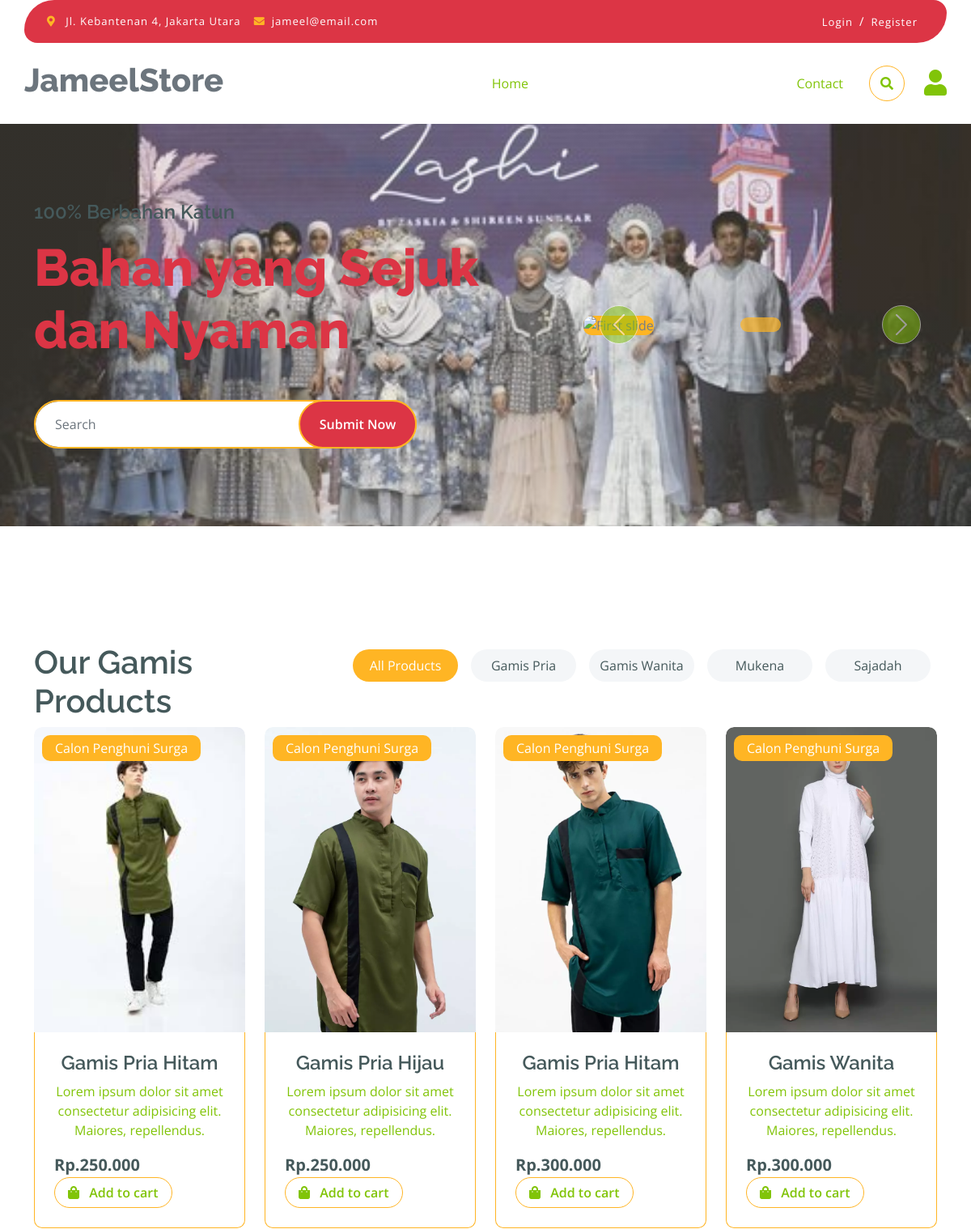
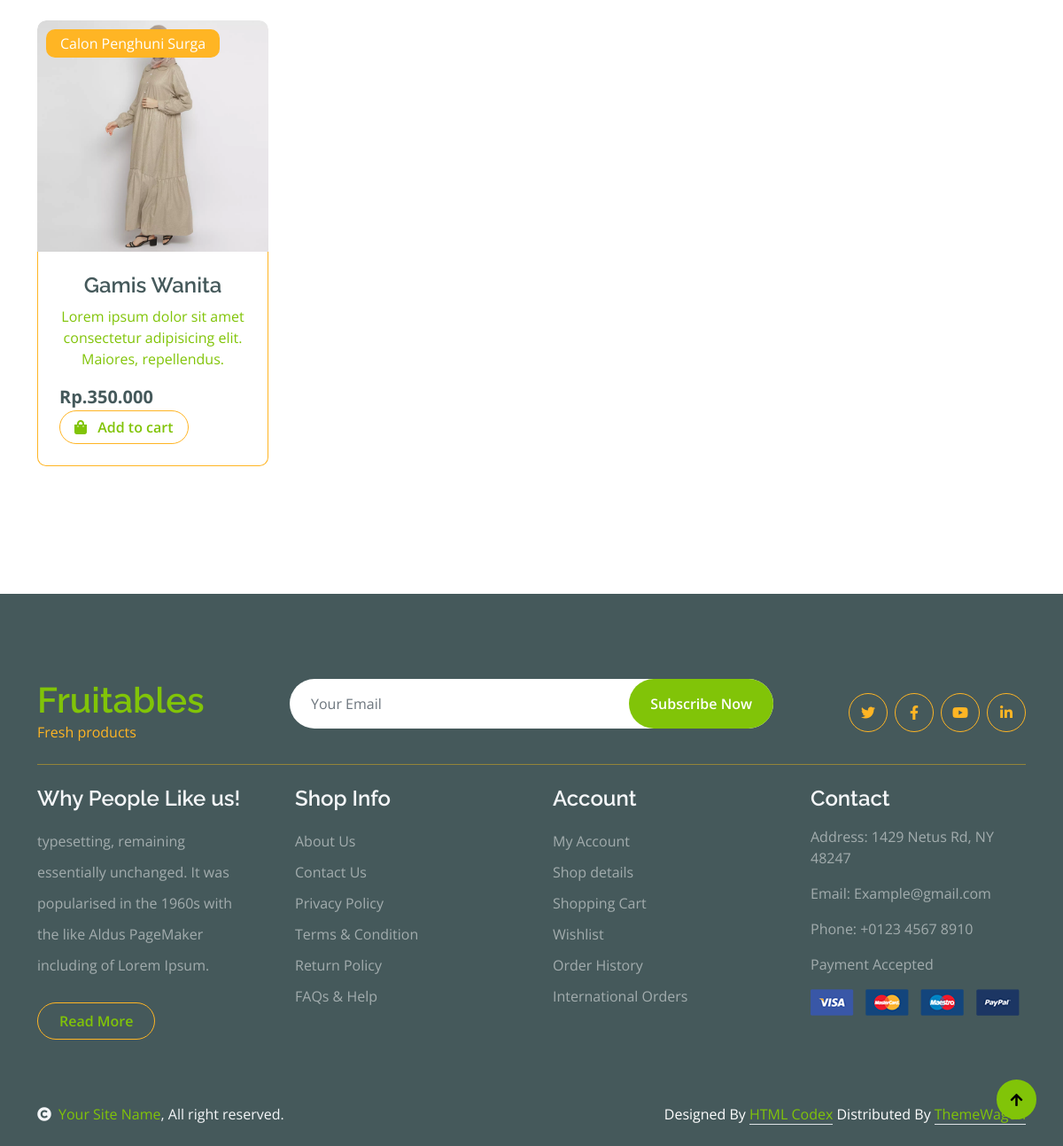
/home/, run on the app's committed database (2 pictures, top to bottom).
### olshop/models.py (models this page shows)
class Products (models.Model):
    product_name = models.CharField(max_length=200)
    supplier_id = models.IntegerField()
    category_id = models.IntegerField()
    unit = models.CharField(max_length=200)
    price = models.DecimalField(max_digits=15, decimal_places=3)
    photo = models.ImageField(upload_to='images')
    description = models.TextField ()
    def image_tag(self):
        return mark_safe('<img src="%s" width="100px" height="100px" />'%(self.photo.url))
    image_tag.short_description = 'Image'

### olshop/views.py (the view)
# urls.py: path('home/', views.landing, name='home'),
def landing(request):
    context ={}
    context["dataset"] = Products.objects.all()
    return render(request, "index.html", context)

### olshop/templates/index.html
{% include "header.html" %}
{% include "navbar.html" %}
{% include "carousel.html" %}
{% include "product_catalog.html" %}
{% include "footer.html" %}

### olshop/templates/product_catalog.html
{% load static %}
<div class="container-fluid fruite py-5">
    <div class="container py-5">
        <div class="tab-class text-center">
            <div class="row g-4">
                <div class="col-lg-4 text-start">
                    <h1>Our Gamis Products</h1>
                </div>
                <div class="col-lg-8 text-end">
                    <ul class="nav nav-pills d-inline-flex text-center mb-5">
                        <li class="nav-item">
                            <a class="d-flex m-2 py-2 bg-light rounded-pill active" data-bs-toggle="pill" href="#tab-1">
                                <span class="text-dark" style="width: 130px;">All Products</span>
                            </a>
                        </li>
                        <li class="nav-item">
                            <a class="d-flex py-2 m-2 bg-light rounded-pill" data-bs-toggle="pill" href="#tab-2">
                                <span class="text-dark" style="width: 130px;">Gamis Pria</span>
                            </a>
                        </li>
                        <li class="nav-item">
                            <a class="d-flex m-2 py-2 bg-light rounded-pill" data-bs-toggle="pill" href="#tab-3">
                                <span class="text-dark" style="width: 130px;">Gamis Wanita</span>
                            </a>
                        </li>
                        <li class="nav-item">
                            <a class="d-flex m-2 py-2 bg-light rounded-pill" data-bs-toggle="pill" href="#tab-4">
                                <span class="text-dark" style="width: 130px;">Mukena</span>
                            </a>
                        </li>
                        <li class="nav-item">
                            <a class="d-flex m-2 py-2 bg-light rounded-pill" data-bs-toggle="pill" href="#tab-5">
                                <span class="text-dark" style="width: 130px;">Sajadah</span>
                            </a>
                        </li>
                    </ul>
                </div>
            </div>
            <div class="tab-content">
                <div id="tab-1" class="tab-pane fade show p-0 active">
                    <div class="row g-4">
                        <div class="col-lg-12">
                            <div class="row g-4">
                                {% for i in dataset %}
                                <div class="col-md-6 col-lg-4 col-xl-3">
                                    <div class="rounded position-relative fruite-item">
                                        <div class="fruite-img">
                                            <img src="{{i.photo.url}}" class="img-fluid w-100 rounded-top" alt="">
                                        </div>
                                        <div class="text-white bg-secondary px-3 py-1 rounded position-absolute" style="top: 10px; left: 10px;">Calon Penghuni Surga</div>
                                        <div class="p-4 border border-secondary border-top-0 rounded-bottom">
                                            <a href="{% url 'detail_view' id=i.pk %}">
                                            <h4>{{i.product_name}}</h4>
                                            <p>Lorem ipsum dolor sit amet consectetur adipisicing elit. Maiores, repellendus.</p>
                                            <div class="d-flex justify-content-between flex-lg-wrap">
                                                <p class="text-dark fs-5 fw-bold mb-0">Rp.{{i.price}}</p>
                                                <a href="#" class="btn border border-secondary rounded-pill px-3 text-primary"><i class="fa fa-shopping-bag me-2 text-primary"></i> Add to cart</a>
                                            </div>
                                        </div>
                                    </div>
                                </div>
                                {% endfor %}
                            </div>
                        </div>
                    </div>
                </div>
            </div>
        </div>
    </div>
</div>

### data on the page
Products: photo (picture), product_name "Gamis Pria Hitam", price "250.000"
Products: photo (picture), product_name "Gamis Pria Hijau", price "250.000"
Products: photo (picture), product_name "Gamis Pria Hitam", price "300.000"
Products: photo (picture), product_name "Gamis Wanita", price "300.000"
Products: photo (picture), product_name "Gamis Wanita", price "350.000"
